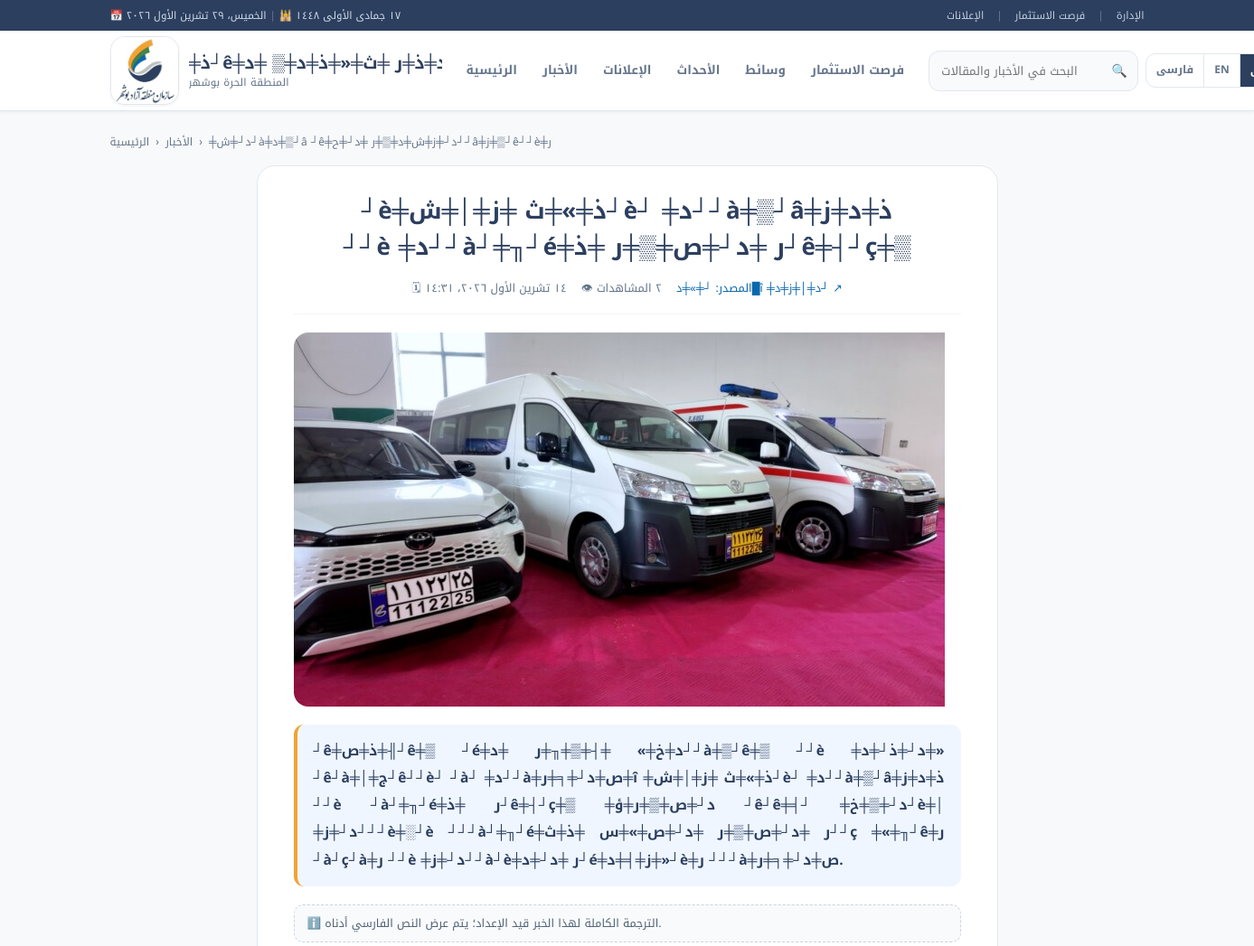
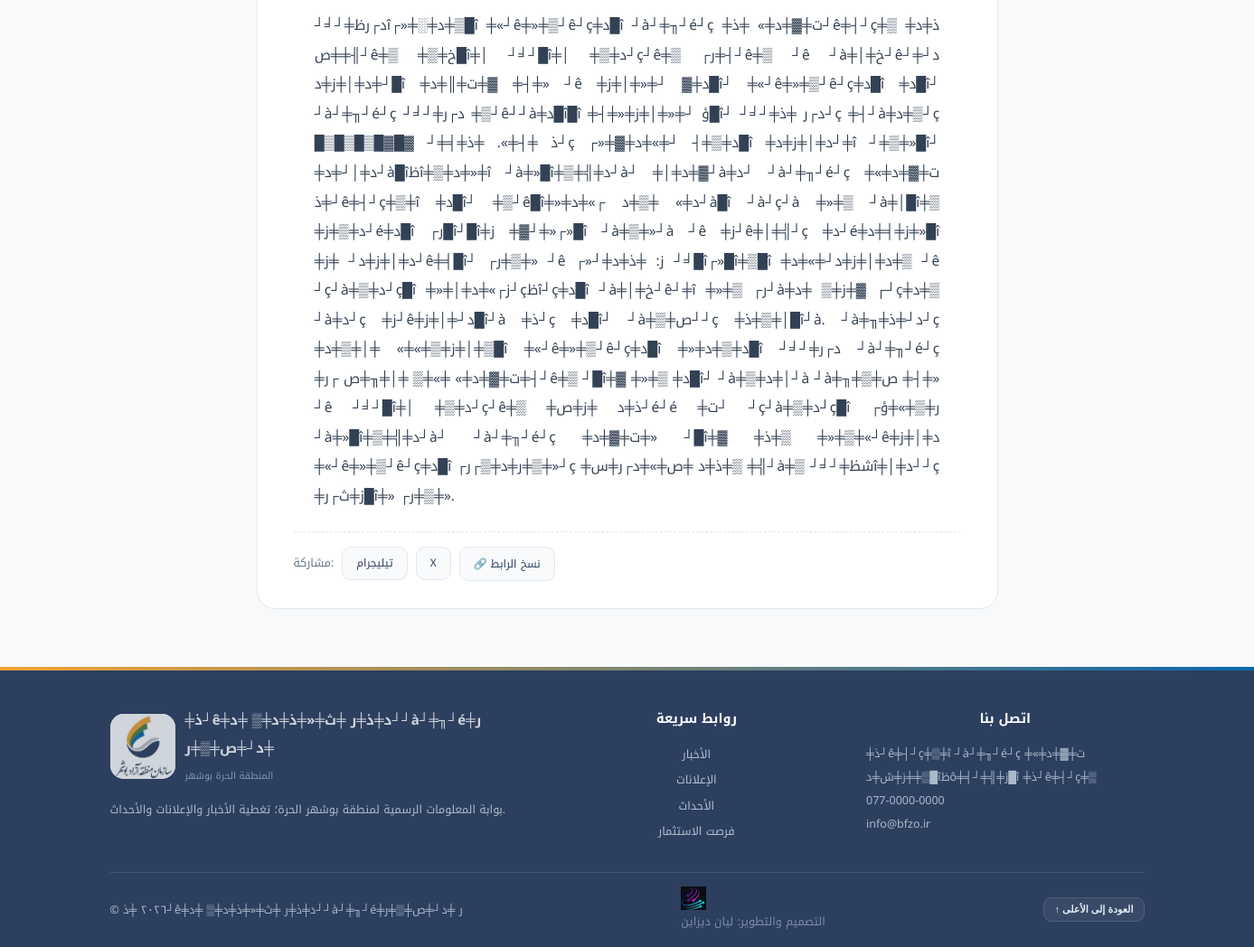
/index.php?id=36&p=article&lang=ar, run on the app's committed database (2 pictures, top to bottom).
### tables this page shows
CREATE TABLE `articles` (
  `id` int(10) unsigned NOT NULL AUTO_INCREMENT,
  `category_id` int(10) unsigned DEFAULT NULL,
  `image` varchar(300) DEFAULT NULL,
  `source_name` varchar(120) DEFAULT NULL,
  `source_url` varchar(400) DEFAULT NULL,
  `is_pinned` tinyint(1) DEFAULT 0,
  `is_published` tinyint(1) DEFAULT 0,
  `published_at` datetime NOT NULL DEFAULT current_timestamp(),
  `views` int(10) unsigned DEFAULT 0,
  `created_at` datetime DEFAULT current_timestamp(),
  `updated_at` datetime DEFAULT NULL,
  PRIMARY KEY (`id`),
  KEY `idx_pub` (`is_published`,`published_at`),
  KEY `category_id` (`category_id`),
  CONSTRAINT `articles_ibfk_1` FOREIGN KEY (`category_id`) REFERENCES `categories` (`id`) ON DELETE SET NULL
);

CREATE TABLE `settings` (
  `k` varchar(100) NOT NULL,
  `v` text DEFAULT NULL,
  PRIMARY KEY (`k`)
);

### app.php (called while the page is built, shortened)
<?php
if (!function_exists('app')) {
    function app(): array { static $cfg; return $cfg ??= (require __DIR__ . '/config.php'); }
}
function db(): PDO {
    static $pdo = null;
    if ($pdo === null) {
        $c = app()['db'];
        try {
            $pdo = new PDO(
                "mysql:host={$c['host']};port={$c['port']};dbname={$c['name']};charset={$c['charset']}",
                $c['user'], $c['pass'],
                [PDO::ATTR_ERRMODE => PDO::ERRMODE_EXCEPTION, PDO::ATTR_DEFAULT_FETCH_MODE => PDO::FETCH_ASSOC,
                 PDO::ATTR_EMULATE_PREPARES => false]
            );
        } catch (PDOException $e) {
            http_response_code(500);
            exit(app()['debug'] ? 'DB Error: ' . $e->getMessage() : 'خطا در اتصال به دیتابیس. نصب‌کننده را اجرا کنید: <a href="install.php">install.php</a>');
        }
    }
    return $pdo;
}
function q(string $sql, array $p = []): PDOStatement { $st = db()->prepare($sql); $st->execute($p); return $st; }
function q1(string $sql, array $p = []): ?array  { $r = q($sql, $p)->fetch(); return $r === false ? null : $r; }
function qall(string $sql, array $p = []): array { return q($sql, $p)->fetchAll(); }
function qval(string $sql, array $p = [])        { return q($sql, $p)->fetchColumn(); }
function e(?string $s): string          { return htmlspecialchars((string)$s, ENT_QUOTES, 'UTF-8'); }
function getp(string $k, string $d = ''): string { return is_string($_GET[$k] ?? null) ? trim($_GET[$k]) : $d; }
function ini(string $k, int $d = 0): int { return (int)($_GET[$k] ?? $d); }
function url(string $p, array $qs = []): string {
    $qs['p'] = $p; $qs['lang'] = lang();
    return 'index.php?' . http_build_query($qs);
}
function img(?string $path): ?string {
    return !str_starts_with($path, 'uploads/') && !str_starts_with($path, 'assets/') ? app()['uploads_url'] . '/' . ltrim($path, '/') : $path;
}
function ar_months(): array { return [1=>'كانين الثاني','شباط','آذار','نيسان','أيار','حزيران','تموز','آب','أيلول','تشرين الأول','تشرين الثاني','كانين الأول']; }
function date_i18n(string $dt, bool $withTime = true): string {
    $ts = strtotime($dt); if (!$ts) return '';
    $lang = lang();
    $y = date('Y', $ts); $m = (int)date('n', $ts); $d = (int)date('j', $ts);
    if ($lang === 'ar') {
        $mo = ar_months();
        return ar_num($d) . ' ' . $mo[$m] . ' ' . ar_num((string)$y) . ($withTime ? '، ' . ar_num(date('H:i', $ts)) : '');
    }
    return date('j M Y', $ts) . ($withTime ? ', ' . date('H:i', $ts) : '');
}
function lang(): string {
    static $l = null;
    if ($l === null) {
        $allowed = app()['languages'];
        $g = getp('lang');
        $l = in_array($g, $allowed, true) ? $g : ($_SESSION['lang'] ?? null);
    }
    return $l;
}
function all_langs(): array { return app()['languages']; }
function dir_of(?string $l = null): string { return ($l ?? lang()) === 'fa' ? 'rtl' : 'ltr'; }
function ar_num(int|string $n): string {
    return strtr((string)$n, ['0' => '٠', '1' => '١', '2' => '٢', '3' => '٣', '4' => '٤',
                              '5' => '٥', '6' => '٦', '7' => '٧', '8' => '٨', '9' => '٩']);
}
function num_i18n(int|string $n): string {
    return match (lang()) {
        'fa' => fa_num($n),
        'ar' => ar_num($n),
        default => (string)$n,
    };
}
function t(string $k): string {
    $row = I18N[$k] ?? null; if (!$row) return $k;
    return $row[array_search(lang(), all_langs(), true)] ?? $row[0];
}
function setting(string $k, string $d = ''): string { return (string)(qval("SELECT v FROM settings WHERE k = ?", [$k]) ?: $d); }
function categories(bool $ordered = true): array {
    $rows = qall("SELECT c.*, t.name FROM categories c
                  LEFT JOIN category_translations t ON t.category_id = c.id AND t.lang = ?" . ($ordered ? ' ORDER BY c.sort_order, c.id' : ''), [lang()]);
    return $rows;
}
function art_join(string $alias = 'a'): string {
    $l = lang(); $f = all_langs()[0];
    $fl = fn($x) => "'" . str_replace("'", '', (string)$x) . "'";
    return " LEFT JOIN article_translations tl ON tl.article_id = {$alias}.id AND tl.lang = {$fl($l)}
             LEFT JOIN article_translations tf ON tf.article_id = {$alias}.id AND tf.lang = {$fl($f)}";
}
function art_fields(): string {
    return "COALESCE(tl.title, tf.title) AS title, COALESCE(tl.excerpt, tf.excerpt) AS excerpt, COALESCE(tl.body, tf.body) AS body";
}
function article_find(int $id): ?array {
    return q1("SELECT a.*, " . art_fields() . " FROM articles a" . art_join('a') . " WHERE a.id = ? AND a.is_published = 1", [$id]);
}
function tl(string $fa, string $en, string $ar): string {
    return ['fa' => $fa, 'en' => $en, 'ar' => $ar][lang()] ?? $fa;
}
function hij_jdn(int $hy, int $hm, int $hd): int {
    return ((int)((11 * $hy + 3) / 30)) + 354 * $hy + 30 * $hm - ((int)(($hm - 1) / 2)) + $hd + 1948440 - 385;
}
function g2h(int $gy, int $gm, int $gd): array {
    $jdn = (int)gregoriantojd($gm, $gd, $gy);
    $approx = (int)floor(($jdn - 1948440) / 354.367) + 1;
    $best = [max(1, $approx - 1), 1, 1];
    for ($yr = max(1, $approx - 1); $yr <= $approx + 2; $yr++) {
        for ($mo = 1; $mo <= 12; $mo++) {
            $j = hij_jdn($yr, $mo, 1);
            if ($j > $jdn) break;
            $best = [$yr, $mo, $jdn - $j + 1];
        }
    }
    return $best;
}
function hijri_months(): array {
    return [1=>'محرم','صفر','ربیع‌الاول','ربیع‌الثانی','جمادی‌الاول','جمادی‌الثانی','رجب','شعبان','رمضان','شوال','ذیقعده','ذیحجه',
     'Muharram','Safar','Rabi al-Awwal','Rabi al-Thani','Jumada al-Awwal','Jumada al-Thani','Rajab','Shaaban','Ramadan','Shawwal','Dhu al-Qadah','Dhu al-Hijjah',
     'محرم','صفر','ربيع الأول','ربيع الثاني','جمادى الأولى','جمادى الآخرة','رجب','شعبان','رمضان','شوال','ذو القعدة','ذو الحجة'];
}
function hijri_date(string $ymd, bool $withYear = true): string {
    $ts = strtotime($ymd); if (!$ts) return '';
    [$hy, $hm, $hd] = g2h((int)date('Y', $ts), (int)date('n', $ts), (int)date('j', $ts));
    $m = hijri_months();
    $l = lang();
    $block = $l === 'en' ? 12 : ($l === 'ar' ? 24 : 0);
    $name = $m[$block + $hm] ?? '';
    $dn = num_i18n($hd);
    $yn = num_i18n($hy);
    return $dn . ' ' . $name . ($withYear ? ' ' . $yn : '');
}
function weekday_name(string $ymd): string {
    $w = (int)date('w', strtotime($ymd));
    return tl(['یکشنبه','دوشنبه','سه‌شنبه','چهارشنبه','پنجشنبه','جمعه','شنبه'][$w],
              ['Sunday','Monday','Tuesday','Wednesday','Thursday','Friday','Saturday'][$w],
              ['الأحد','الاثنين','الثلاثاء','الأربعاء','الخميس','الجمعة','السبت'][$w]);
}

### index.php (the view, shortened to what this page needs)
<?php
require_once __DIR__ . '/app.php';
$lang = lang();
$p   = getp('p', 'home');
function site_name(): string {
    $l = lang();
    return setting('site_name_' . $l, setting('site_name', app()['site']['name']));
}
function cat_names(): array {
    $m = []; foreach (categories(false) as $c) $m[(int)$c['id']] = (string)$c['name'];
    return $m;
}
function page_header(string $pTitle = ''): void {
    $lang = lang();
    $site = site_name();
    $sub  = tl('منطقه آزاد تجاری–صنعتی بوشهر', 'Bushehr Free Trade Zone', 'المنطقة الحرة بوشهر');
    $nav = [
        'home' => t('home'), 'news' => t('news'), 'announcements' => t('announcements'),
        'events' => t('events'), 'media' => t('media'), 'investments' => t('investments'),
    ];
    $today = date('Y-m-d');
    $portalDate = date_i18n($today, false);
    if ($lang === 'ar') {
        $am = ar_months();
        $ts = strtotime($today);
        $portalDate = weekday_name($today) . '، ' . num_i18n(date('j', $ts)) . ' ' . $am[(int)date('n', $ts)] . ' ' . num_i18n(date('Y', $ts));
    }
    $hijri = hijri_date($today);
    $greg = '';
    echo '<!doctype html><html lang="' . e($lang) . '" dir="' . dir_of() . '"><head>
<meta charset="utf-8"><meta name="viewport" content="width=device-width, initial-scale=1">
<title>' . e(($pTitle ? $pTitle . ' — ' : '') . $site . ' | ' . $sub) . '</title>
<meta name="description" content="' . e(setting('about_' . $lang, t('footer_desc'))) . '">
<link rel="icon" href="assets/img/brand/bushehr-free-zone-logo.jpg">
<link rel="stylesheet" href="assets/css/main.css?v=7">
<script>try{var m=localStorage.getItem("theme")||"auto";if(m==="dark"||(m==="auto"&&matchMedia("(prefers-color-scheme:dark)").matches))document.documentElement.dataset.theme="dark"}catch(e){}</script>
</head><body>
<div class="u-strip"><div class="wrap">
  <div class="u-info"><span class="u-date">📅 ' . e($portalDate) . '</span><span class="sep">&nbsp;|&nbsp;</span><span class="u-hijri">🕌 ' . e($hijri) . '</span>' . ($greg !== '' ? '<span class="sep">&nbsp;|&nbsp;</span><span class="u-greg">🌍 ' . e($greg) . '</span>' : '') . '</div>
  <div class="u-quick">
    <a href="' . e(url('announcements')) . '">' . e(t('announcements')) . '</a><span class="sep">|</span>
    <a href="' . e(url('investments')) . '">' . e(t('investments')) . '</a><span class="sep">|</span>
    <a href="admin.php">' . e(tl('پنل مدیریت', 'Admin', 'الإدارة')) . '</a>
  </div>
</div></div>
<header class="hdr"><div class="wrap hdr-in">
  <a class="hdr-brand" href="' . e(url('home')) . '">
    <span class="hdr-logo"><img src="assets/img/brand/bushehr-free-zone-logo.jpg" alt="' . e($site) . '"></span>
    <span class="hdr-bt"><b>' . e($site) . '</b><small>' . e($sub) . '</small></span>
  </a>
  <nav class="mainnav">';
    foreach ($nav as $k => $v) echo '<a class="nav-link' . (getp('p', 'home') === $k ? ' on' : '') . '" href="' . e(url($k)) . '">' . e($v) . '</a>';
    echo '</nav>
  <div class="top-actions">
    <form class="qsearch" action="index.php" method="get" role="search">
      <input type="hidden" name="p" value="search"><input type="hidden" name="lang" value="' . e($lang) . '">
      <input class="qin" type="search" name="q" placeholder="' . e(t('search_ph')) . '" required>
      <button aria-label="' . e(t('search')) . '">🔍</button>
    </form>
    <div class="langsw">';
    $g2 = $_GET;
    foreach (all_langs() as $lc) {
        $g2['p'] = getp('p', 'home'); $g2['lang'] = $lc;
        $ln = ['fa' => 'فارسی', 'en' => 'EN', 'ar' => 'عربی'][$lc];
        if ($lc !== $lang) echo '<a class="lang-b" href="index.php?' . e(http_build_query($g2)) . '">' . e($ln) . '</a>';
        else echo '<button class="lang-b cur" disabled>' . e($ln) . '</button>';
    }
    echo '</div>
    <button id="themeBtn" class="icon-btn" aria-label="theme">🌒</button>
    <button id="menuBtn" class="icon-btn menu-btn">☰</button>
  </div>
</div></header>
<main class="wrap main">';
}
function page_footer(): void {
    $site = site_name();
    echo '</main>
<footer class="foot"><div class="wrap"><div class="fgrid">
  <div><div class="fbrand"><span class="flogo"><img src="assets/img/brand/bushehr-free-zone-logo.jpg" alt=""></span>
     <span><b>' . e($site) . '</b><small>' . e(tl('منطقه آزاد تجاری–صنعتی بوشهر', 'Bushehr Free Trade Zone', 'المنطقة الحرة بوشهر')) . '</small></span></div>
    <p>' . e(t('footer_desc')) . '</p></div>
  <div><h4>' . e(t('quick_links')) . '</h4>
    <a class="flnk" href="' . e(url('news')) . '">' . e(t('news')) . '</a>
    <a class="flnk" href="' . e(url('announcements')) . '">' . e(t('announcements')) . '</a>
    <a class="flnk" href="' . e(url('events')) . '">' . e(t('events')) . '</a>
    <a class="flnk" href="' . e(url('investments')) . '">' . e(t('investments')) . '</a></div>
  <div><h4>' . e(t('contact')) . '</h4>
    <span>' . e(setting('address', '')) . '</span>
    <span dir="ltr">' . e(setting('phone', '')) . '</span>
    <span dir="ltr">' . e(setting('email', '')) . '</span></div>
</div>
<div class="foot-b"><span>© ' . e(num_i18n((int)date('Y'))) . ' ' . e($site) . '</span>
  <span class="credit"><img src="assets/img/brand/liandesign-logo.png" alt="Lian Design" width="28" height="26" loading="lazy">' . e(tl('طراحی و توسعه: لیان دیزاین', 'Design & Development: Lian Design', 'التصميم والتطوير: ليان ديزاين')) . '</span>
  <button class="totop" type="button" onclick="window.scrollTo({top:0,behavior:\'smooth\'})">↑ ' . e(tl('بازگشت به بالا', 'Back to top', 'العودة إلى الأعلى')) . '</button></div></div>
</footer>
<script src="assets/js/main.js?v=2" defer></script>
</body></html>';
}
switch ($p) {
case 'article': {
    $id = ini('id', 0); $a = $id ? article_find($id) : null;
    $catName = cat_names()[(int)$a['category_id']] ?? '';
    page_header($a['title']);
    $im = img($a['image']);
    echo '<nav class="crumbs"><a href="' . e(url('home')) . '">' . e(t('home')) . '</a> › <a href="' . e(url('news')) . '">' . e(t('news')) . '</a>' .
         ($catName ? ' › <a href="' . e(url('news', ['cat' => (int)$a['category_id']])) . '">' . e($catName) . '</a>' : '') . '</nav>
    <article class="art">
      <h1 class="art-t">' . e($a['title']) . '</h1>
      <div class="art-meta">
        <time>🗓 ' . e(date_i18n($a['published_at'])) . '</time>
        <span>👁 ' . e(num_i18n((int)$a['views'] + 1)) . ' ' . e(t('views')) . '</span>' .
        ($a['source_url'] ? '<a class="src" href="' . e($a['source_url']) . '" target="_blank" rel="noopener">' . e(t('source')) . ': ' . e($a['source_name'] ?: (string)parse_url((string)$a['source_url'], PHP_URL_HOST)) . ' ↗</a>' : '') . '
      </div>' .
      ($im ? '<figure class="art-im"><img src="' . e($im) . '" alt="' . e($a['title']) . '"></figure>' : '') .
      ($a['excerpt'] ? '<p class="art-lead">' . e($a['excerpt']) . '</p>' : '') .
      ($lang !== 'fa' && !q1("SELECT id FROM article_translations WHERE article_id = ? AND lang = ? AND body IS NOT NULL", [$id, $lang])
          ? '<p class="tr-note">ℹ️ ' . e(tl('ترجمه کامل متن این خبر به این زبان در دست تهیه است؛ متن کامل به فارسی نشان داده می‌شود.',
                                          'Full translation of this article is in progress; the original Persian text is shown below.',
                                          'الترجمة الكاملة لهذا الخبر قيد الإعداد؛ يتم عرض النص الفارسي أدناه.')) . '</p>' : '') .
      '<div class="prose">' . nl2br(e($a['body'] ?? '')) . '</div>';
    echo '<div class="share"><span>' . e(tl('اشتراک‌گذاری', 'Share', 'مشاركة')) . ':</span>
      <a target="_blank" rel="noopener" href="https://t.me/share/url?url=' . e(urlencode('http://' . ($_SERVER['HTTP_HOST'] ?? '') . strtok($_SERVER['REQUEST_URI'] ?: '', '?') . '?p=article&id=' . $id)) . '">' . e(tl('تلگرام', 'Telegram', 'تيليجرام')) . '</a>
      <a target="_blank" rel="noopener" href="https://twitter.com/intent/tweet?url=' . e(urlencode('http://' . ($_SERVER['HTTP_HOST'] ?? '') . '?p=article&id=' . $id)) . '">X</a>
      <button id="copyBtn" onclick="copyLink()">🔗 ' . e(tl('کپی لینک', 'Copy link', 'نسخ الرابط')) . '</button></div>
    </article>';
    page_footer();
} break;
}

### data on the page
articles: published_at "١٤ تشرين الأول ٢٠٢٦، ١٤:٣١", source_name "┘╪»╪د█î ╪د╪│╪ز╪د┘", image (picture)
settings: v "╪ذ┘ê╪┤┘ç╪▒╪î ┘à┘╪╖┘é┘ç ╪ت╪▓╪د╪» ╪ز╪ش╪د╪▒█îظô╪╡┘╪╣╪ز█î ╪ذ┘ê╪┤┘ç╪▒"
settings: v "077-0000-0000"
settings: v "info@bfzo.ir"

### other printed values
$portalDate "الخميس، ٢٩ تشرين الأول ٢٠٢٦"
$hijri "١٧ جمادى الأولى ١٤٤٨"
t('announcements') "الإعلانات"
t('investments') "فرصت الاستثمار"
tl('پنل مدیریت', 'Admin', 'الإدارة') "الإدارة"
$site "╪ذ┘ê╪…"
$sub "المنطقة الحرة بوشهر"
$v "الرئيسية"
$v "الأخبار"
$v "الإعلانات"
$v "الأحداث"
$v "وسائط"
$v "فرصت الاستثمار"
$ln "فارسی"
$ln "EN"
